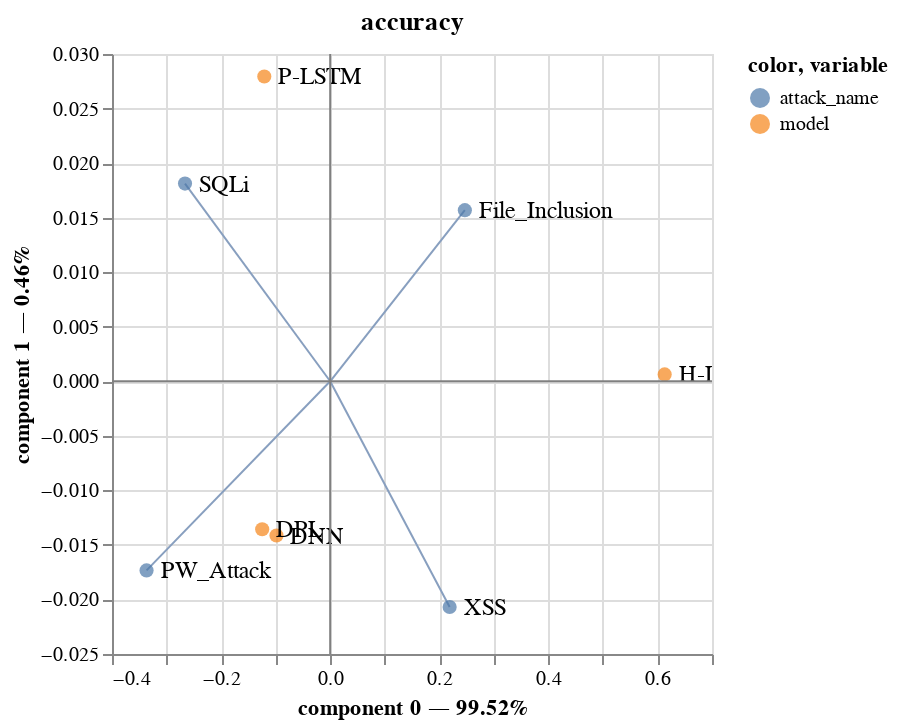

This figure's notebook cell:
### Code cell
# precision
ca, input_X, stype = cas[1]
getCA_plot(input_X, ca, stype, [True, False], original_ca=True)

### Figure 1 — Vega-Lite specification as saved in the notebook (floating-point values rounded to 4 significant figures)
{"config": {"view": {"continuousWidth": 300, "continuousHeight": 300}}, "layer": [{"data": {"name": "data-b196e2c2bc3c43e1905809bd8c57eb47"}, "mark": {"type": "rule"}, "encoding": {"color": {"field": "color", "scale": null, "type": "nominal"}, "x": {"field": "x", "type": "quantitative"}, "x2": {"field": "x2"}, "y": {"field": "y", "type": "quantitative"}, "y2": {"field": "y2"}}}, {"data": {"name": "data-9212158b4db69496cd29cfa7732ea99b"}, "mark": {"type": "circle", "size": 50}, "encoding": {"color": {"field": "variable", "type": "nominal"}, "tooltip": [{"field": "variable", "type": "nominal"}, {"field": "value", "type": "nominal"}, {"field": "component 0", "type": "quantitative"}, {"field": "component 1", "type": "quantitative"}], "x": {"axis": {"title": "component 0 — 99.52%"}, "field": "component 0", "scale": {"zero": false}, "type": "quantitative"}, "y": {"axis": {"title": "component 1 — 0.46%"}, "field": "component 1", "scale": {"zero": false}, "type": "quantitative"}}, "name": "view_6"}, {"data": {"name": "data-912826d9a009b9b562bf7d9c87d9fce3"}, "mark": {"type": "text", "align": "left", "baseline": "middle", "dx": 7}, "encoding": {"size": {"value": 12}, "text": {"field": "name", "type": "nominal"}, "x": {"field": "x", "type": "quantitative"}, "y": {"field": "y", "type": "quantitative"}}}, {"data": {"name": "data-06fd9f850666401b4599de5588b60692"}, "mark": {"type": "rule", "stroke": "gray"}, "encoding": {"y": {"field": "y", "type": "quantitative"}}}, {"data": {"name": "data-9c00aa9dc2b1c1a0b4bf9b34ead12925"}, "mark": {"type": "rule", "stroke": "gray"}, "encoding": {"x": {"field": "x", "type": "quantitative"}}}], "params": [{"name": "param_6", "select": {"type": "interval", "encodings": ["x", "y"]}, "bind": "scales", "views": ["view_6"]}], "title": "accuracy", "$schema": "https://vega.github.io/schema/vega-lite/v5.8.0.json", "datasets": {"data-b196e2c2bc3c43e1905809bd8c57eb47": [{"name": "File_Inclusion", "x": 0, "y": 0, "angle": 91.77, "component": "attack_name", "x2": 0.2469, "y2": 0.01569, "color": "#889fbf"}, {"name": "PW_Attack", "x": 0, "y": 0, "angle": 91.77, "component": "attack_name", "x2": -0.3366, "y2": -0.01734, "color": "#889fbf"}, {"name": "SQLi", "x": 0, "y": 0, "angle": 91.77, "component": "attack_name", "x2": -0.2662, "y2": 0.01812, "color": "#889fbf"}, {"name": "XSS", "x": 0, "y": 0, "angle": 91.77, "component": "attack_name", "x2": 0.219, "y2": -0.0207, "color": "#889fbf"}], "data-9212158b4db69496cd29cfa7732ea99b": [{"component 0": -0.09845, "component 1": -0.01414, "variable": "model", "value": "DNN"}, {"component 0": -0.1247, "component 1": -0.01356, "variable": "model", "value": "DPL"}, {"component 0": 0.6132, "component 1": 0.0006291, "variable": "model", "value": "H-LSTM"}, {"component 0": -0.1208, "component 1": 0.02794, "variable": "model", "value": "P-LSTM"}, {"component 0": 0.2469, "component 1": 0.01569, "variable": "attack_name", "value": "File_Inclusion"}, {"component 0": -0.3366, "component 1": -0.01734, "variable": "attack_name", "value": "PW_Attack"}, {"component 0": -0.2662, "component 1": 0.01812, "variable": "attack_name", "value": "SQLi"}, {"component 0": 0.219, "component 1": -0.0207, "variable": "attack_name", "value": "XSS"}], "data-912826d9a009b9b562bf7d9c87d9fce3": [{"name": "File_Inclusion", "x": 0.2469, "y": 0.01569, "angle": 91.77, "component": "attack_name"}, {"name": "PW_Attack", "x": -0.3366, "y": -0.01734, "angle": 91.77, "component": "attack_name"}, {"name": "SQLi", "x": -0.2662, "y": 0.01812, "angle": 91.77, "component": "attack_name"}, {"name": "XSS", "x": 0.219, "y": -0.0207, "angle": 91.77, "component": "attack_name"}, {"name": "DNN", "x": -0.09845, "y": -0.01414, "angle": -98.17, "component": "model"}, {"name": "DPL", "x": -0.1247, "y": -0.01356, "angle": -96.21, "component": "model"}, {"name": "H-LSTM", "x": 0.6132, "y": 0.0006291, "angle": 89.94, "component": "model"}, {"name": "P-LSTM", "x": -0.1208, "y": 0.02794, "angle": -76.98, "component": "model"}], "data-06fd9f850666401b4599de5588b60692": [{"y": 0}], "data-9c00aa9dc2b1c1a0b4bf9b34ead12925": [{"x": 0}]}}
